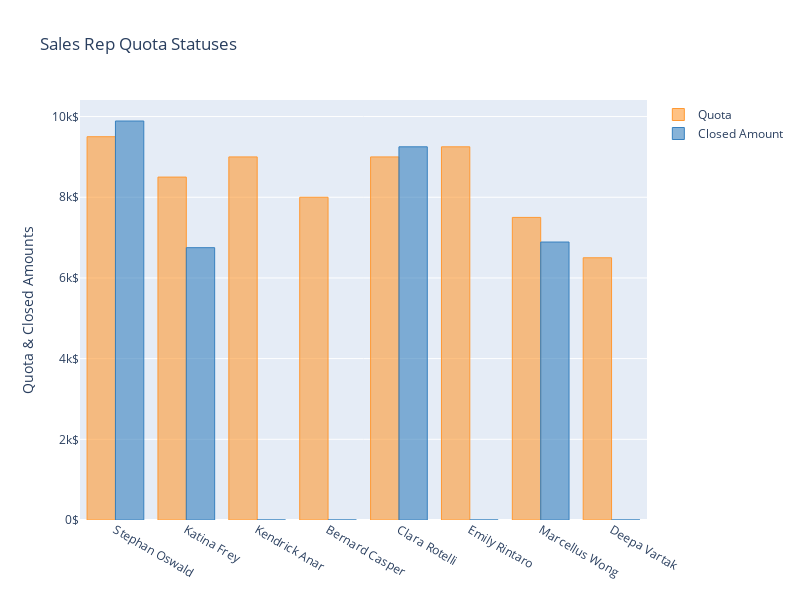

Source (notebook cell):
### Markdown cell above
### 4. Success rates of our sales reps

### Code cell
layout = cf.Layout(
    height = 600,
    width = 800,
    yaxis = dict(title = 'Quota & Closed Amounts',
                ticksuffix='$'),
    title = 'Sales Rep Quota Statuses'
)

fig = rep_df[['Name', 'Quota', 'Closed Amount']].set_index('Name').iplot(kind='bar', mode='group', layout=layout,asFigure=True)
fig['layout']['yaxis1'].update(title='Quota & Closed Amounts')
fig['layout']['yaxis1'].update(ticksuffix="$")
fig['data'][0].marker.update(opacity=1)
fig['data'][1].marker.update(opacity=1)

fig.iplot()

### Figure 1 — Plotly figure (JSON) as saved in the notebook; plotly's stock layout.template omitted (floating-point values rounded to 4 significant figures)
{"data": [{"marker": {"color": "rgba(255, 153, 51, 0.6)", "line": {"color": "rgba(255, 153, 51, 1.0)", "width": 1}, "opacity": 1}, "name": "Quota", "orientation": "v", "text": "", "type": "bar", "x": ["Stephan Oswald", "Katina Frey", "Kendrick Anar", "Bernard Casper", "Clara Rotelli", "Emily Rintaro", "Marcellus Wong", "Deepa Vartak"], "y": [9500, 8500, 9000, 8000, 9000, 9250, 7500, 6500]}, {"marker": {"color": "rgba(55, 128, 191, 0.6)", "line": {"color": "rgba(55, 128, 191, 1.0)", "width": 1}, "opacity": 1}, "name": "Closed Amount", "orientation": "v", "text": "", "type": "bar", "x": ["Stephan Oswald", "Katina Frey", "Kendrick Anar", "Bernard Casper", "Clara Rotelli", "Emily Rintaro", "Marcellus Wong", "Deepa Vartak"], "y": [9890, 6750, 0, 0, 9250, 0, 6890, 0]}], "layout": {"height": 600, "title": {"text": "Sales Rep Quota Statuses"}, "width": 800, "xaxis": {"autorange": true, "range": [-0.5, 7.5], "type": "category"}, "yaxis": {"autorange": true, "range": [0, 10410.0], "ticksuffix": "$", "title": {"text": "Quota & Closed Amounts"}, "type": "linear"}}}
